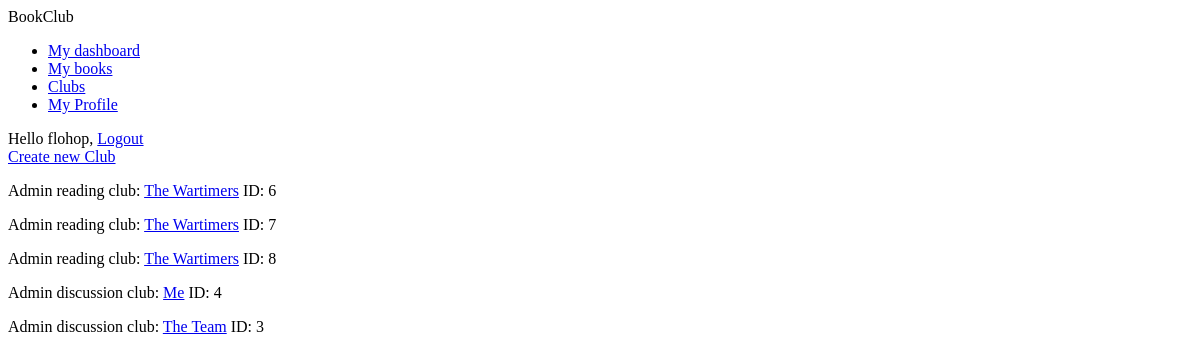
/clubs/my_clubs/ (signed in), run on an earlier commit of the app's database.
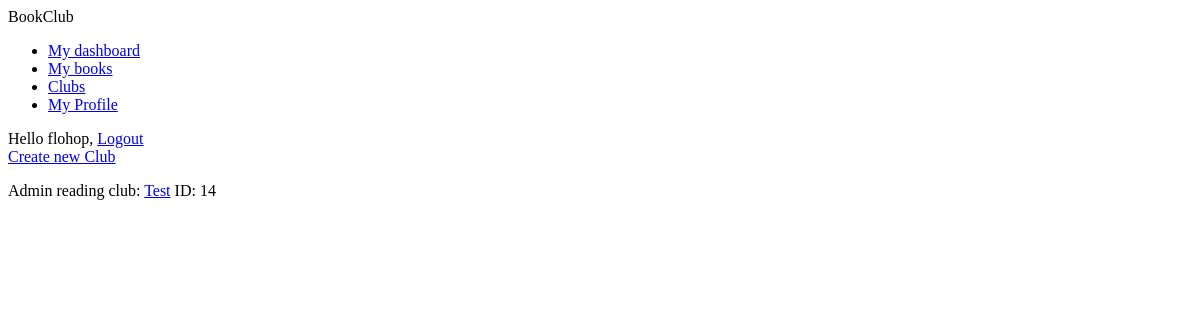
And on a later commit of the database.
### club/models.py (models this page shows, shortened)
class BasicGroup(models.Model):
    group_name = models.CharField(max_length=100, unique=True)
    is_private_group = models.BooleanField(default=False)  # False=group is public, True=group is private
    group_image = models.ImageField(upload_to='images/group_pictures/',
                                    default='images/group_pictures/no_img.png')
    group_description = models.CharField(max_length=500)  # describes the reason for the group
    slug = models.SlugField(blank=True, max_length=255)
    def __str__(self):
        return str(self.group_name)
    class Meta:
        abstract = True
        ordering = ['group_name']
    post_delete.connect(file_cleanup, sender=group_image, dispatch_uid="club.image.clean_up")

class ReadingGroup(BasicGroup):
    reading_goal = models.IntegerField(blank=True, null=True)
    current_book = models.ForeignKey(Book, on_delete=models.SET_NULL, null=True,
                                     related_name='reading_group_book')
    reading_goal_chapter_name = models.CharField(max_length=30, blank=True, null=True)  # the reading goal chapter name
    group_creator = models.ForeignKey(User, on_delete=models.SET_NULL, null=True,
                                      related_name="reading_group_creator")
    group_members = models.ManyToManyField(User, related_name="reading_group_members", blank=True)
    def get_absolute_url(self):
        return reverse('club:reading_club_detail', args=[self.id, self.slug])

class DiscussionGroup(BasicGroup):
    current_book = models.ForeignKey(Book, on_delete=models.SET_NULL, null=True, blank=True)
    group_creator = models.ForeignKey(User, on_delete=models.SET_NULL, null=True,
                                      related_name="discussion_group_creator")
    group_members = models.ManyToManyField(User, related_name="discussion_group_members", blank=True)
    def get_absolute_url(self):
        return reverse('club:discussion_club_detail', args=[self.id, self.slug])

### club/views.py (the view)
# urls.py: path('my_clubs/', views.my_clubs, name="club_selection"),
@login_required
def my_clubs(request):
    user_id = request.user.id
    my_user = User.objects.get(id=user_id)
    my_profile = Profile.objects.get(user=my_user)
    my_reading_clubs = my_user.reading_group_members.all()
    my_discussion_club = my_user.discussion_group_members.all()
    my_admin_reading_clubs = my_user.reading_group_creator.all()
    my_admin_discussion_clubs = my_user.discussion_group_creator.all()
    for club in my_reading_clubs:
        if club in my_admin_reading_clubs:
            my_reading_clubs = my_reading_clubs.exclude(id=club.id)
    for club in my_discussion_club:
        if club in my_admin_discussion_clubs:
            my_discussion_club = my_discussion_club.exclude(id=club.id)
    return render(request, 'club/selection_page.html', {'reading_clubs': my_reading_clubs,
                                                        'discussion_clubs': my_discussion_club,
                                                        'reading_clubs_admin': my_admin_reading_clubs,
                                                        'discussion_clubs_admin': my_admin_discussion_clubs})

### club/templates/club/selection_page.html (shortened to what this page needs)
{% extends "base.html" %}
{% block content %}
    <a href="{% url 'club:create_group' %}">Create new Club</a>
    <div class="reading admin">
        {% for r_club in reading_clubs_admin %}
        <p>Admin reading club: <a href="{{ r_club.get_absolute_url }}">{{ r_club }}</a> ID: {{ r_club.id }}</p>
        {% endfor %}
    </div>
    <div class="discussion admin">
        {% for d_club in discussion_clubs_admin %}
            <p>Admin discussion club: <a href="{{ d_club.get_absolute_url }}">{{ d_club }}</a> ID: {{ d_club.id }}</p>
        {% endfor %}
    </div>
{% endblock %}

### account/templates/base.html (shortened to what this page needs)
{% load static %}
<!DOCTYPE html>
<html lang="en">
<head>
</head>
<body>
    <div id="header">
        <span class="logo">BookClub</span>
        {% if request.user.is_authenticated %}
            <ul class="menu">
                <li {% if section == 'dashboard' %}class="selected"{% endif %}>
                    <a href="{% url 'dashboard' %}">My dashboard</a>
                </li>
                <li {% if section == 'images' %}class="selected"{% endif %}>
                    <a href="{% url 'book:all_books_view' %}">My books</a>
                </li>
                <li {% if section == 'people' %}class="selected"{% endif %}>
                    <a href="{% url 'club:club_selection' %}">Clubs</a>
                </li>
                <li {% if section == 'profile' %}class="selected"{% endif %}>
                    <a href="{% url 'edit' %}">My Profile</a>
                </li>
            </ul>
        {% endif %}
        <span class="user">
            {% if request.user.is_authenticated %}
                Hello {{ request.user }},
                <a href="{% url 'logout' %}">Logout</a>
            {% else %}
                <a href="{% url 'login' %}">Log-in</a>
            {% endif %}
        </span>
    </div>
    <div id="content">
        {% block content %}
        {% endblock %}
    </div>
</body>
</html>

What changed in the data, as far as the page shows it:
removed ReadingGroup: group_name "The Wartimers", id "6"
removed ReadingGroup: group_name "The Wartimers", id "7"
removed ReadingGroup: group_name "The Wartimers", id "8"
removed DiscussionGroup: group_name "Me", id "4"
removed DiscussionGroup: group_name "The Team", id "3"
added ReadingGroup: group_name "Test", id "14"
